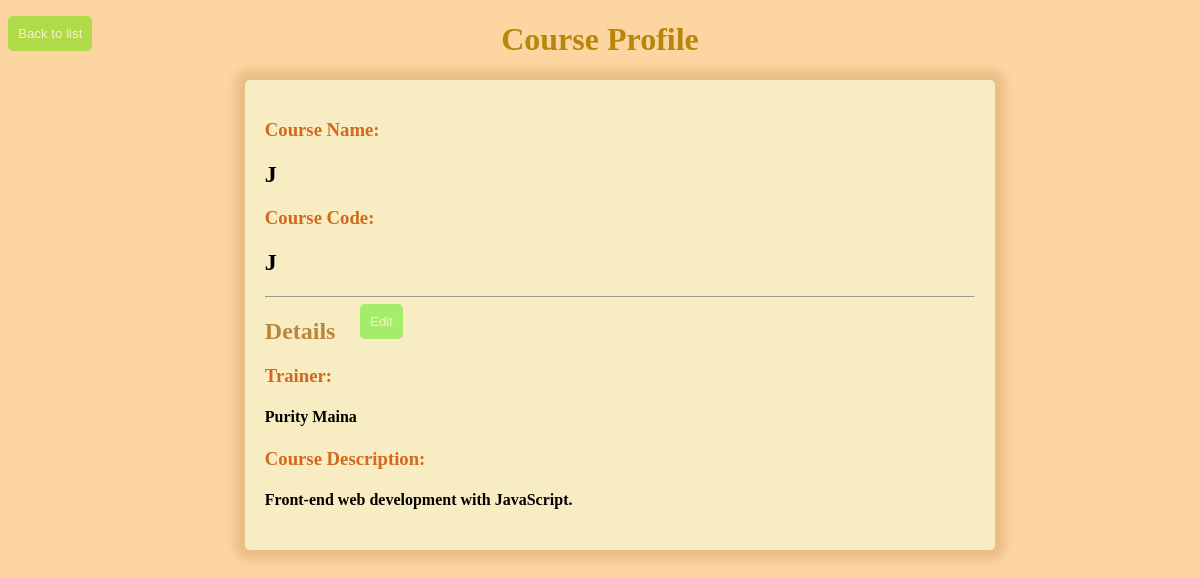
Screenshot of /course/profile/1/ with the database file from the repository.
### course/models.py (models this page shows)
class Course(models.Model):
    course_choice =((u'P',u'Python'),
    (u'J',u'JavaScript'),
    (u'K',u'Kotlin'),
    (u'U',u'UX Research'),
    (u'UI',u'UI/UX Design'),
    (u'P',u'Professional Development'),
    (u'N',u'Navigating Your Journey'))
    course_name = models.CharField(max_length=20,choices=course_choice, null=True)
    course_code_choice=((u'P',u'P-BackEnd'),
   ( u'J',u'J-FrontEnd'),
   (u'K',u'K-MobFront'),
   (u'U',u'U-Rsh'),
   (u'UI',u'UI/UX'),
   (u'p',u'PD'),
   (u'N',u'NYJ'))
    course_code = models.CharField(max_length=10,choices=course_code_choice, null=True)
    trainer = models.CharField(max_length=20, null=True)
    course_description = models.TextField(null=True)
    syllabus = models.FileField(upload_to='files/', null=True)

### course/views.py (the view)
# urls.py: path("profile/<int:id>/", course_profile, name="course_profile"),
def course_profile(request,id):
    course = Course.objects.get(id=id)
    return render(request,"course_profile.html", {"course":course})

### course/templates/course_profile.html (shortened to what this page needs)
<!DOCTYPE html>
<html lang="en">
<head>
</head>
<body>
    <h1 style="color: darkgoldenrod; text-align: center;">Course Profile</h1>
    <button id="back"><a href="{%url 'course_list'%}">Back to list</a></button>
    <div class="form">
                <div class="details">
                    <h3>Course Name:</h3> <h2>{{course.course_name}}</h2>
                    <h3>Course Code:</h3> <h2>{{course.course_code}}</h2>
                    <button id="edit"><a href="{%url 'edit_course' id=course.id %}">Edit</a></button>
                </div>
                <hr>
                <h2 style="color: rgb(187, 133, 62);">Details</h2>
                <h3>Trainer: </h3>
                    <h4>{{course.trainer}}</h4>
                <h3>Course Description: </h3>
                    <h4>{{course.course_description}}</h4>
            </div>
</body>
</html>

### course/templates/course_profile.html (style rules this page uses)
body { background-color: rgb(253, 213, 161); }
.form { margin-left: 20%; padding: 20px; width: 60%; background-color: rgb(247, 236, 194); border-radius: 5px; box-shadow: 0px 0px 10px 10px rgb(233, 190, 134); }
h3 { color: chocolate; }
#back { background-color: rgb(175, 219, 73); border: transparent; padding: 10px; border-radius: 5px; position: absolute; top: 2%;; }
#back a { text-decoration: none; color: blanchedalmond; }
#edit { background-color: rgb(165, 235, 108); border: transparent; padding: 10px; border-radius: 5px; padding: 10px; position: absolute; left: 30%; top: 38%; }
#edit a { text-decoration: none; color: blanchedalmond; }

### rows the page displays
Course: course_name "J", course_code "J", trainer "Purity Maina", course_description "Front-end web development with JavaScript."
